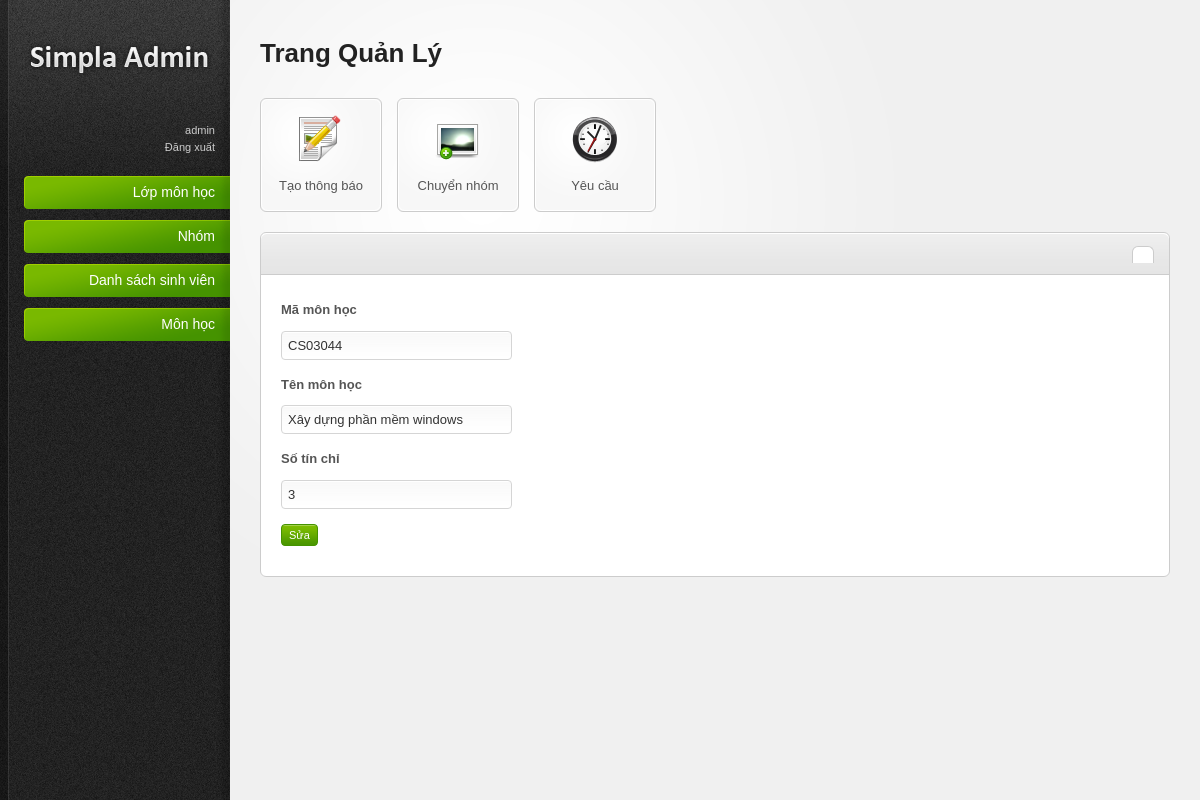
Page /admin/index.php?quanly=sua_monhoc&id_monhoc=CS03044 (signed in) on the committed database.
### tables this page shows
CREATE TABLE IF NOT EXISTS `monhoc` (
  `id_monhoc` varchar(10) NOT NULL,
  `ten_monhoc` varchar(50) NOT NULL,
  `sotinchi` int(11) NOT NULL,
  PRIMARY KEY (`id_monhoc`),
  UNIQUE KEY `ten_monhoc` (`ten_monhoc`)
);

### admin/subpage/sua_monhoc.php (the view, shortened to what this page needs)
<?php
$sql = "SELECT * from monhoc ";
$tam = $obj->query($sql);
$data = $tam->fetch();
?>
<div class="content-box">
    <div class="content-box-header">
        <?php
            include 'subpage/box.php';
        ?>
    </div>
    <div class="content-box-content">
        <div class="tab-content default-tab" id="tab1">
<form method="post" enctype="multipart/form-data">
    <p>
            <label>Mã môn học</label>
            <input readonly class="text-input small-input" id="small-input" type="text" name="id_monhoc" value="<?php echo($data['id_monhoc']); ?>">
        </p>
        <p>
            <label>Tên môn học</label>
            <input class="text-input small-input" id="small-input" type="text" name="ten_monhoc" value="<?php echo($data['ten_monhoc']); ?>">
        </p>
        <p>
            <label>Số tín chỉ</label>
            <input class="text-input small-input" id="small-input" type="text" name="sotinchi" value="<?php echo($data['sotinchi']); ?>">
        </p>
        <p>
        <button class = "button" type="submit" name="sua_mh">Sửa</button>
        </p>
</form>
</div>
</div>
</div>

### admin/resources/css/style.css (style rules this page uses)
html { font-size: 100%; height: 100%; margin-bottom: 1px; }
body { font-family: Arial, Helvetica, sans-serif; color: #555; background: #f0f0f0 url('../images/bg-body.gif') top left repeat-y; font-size: 12px; }
p { padding: 5px 0 10px 0; line-height: 1.6em; }
.button { font-family: Verdana, Arial, sans-serif; display: inline-block; background: #459300 url('../images/bg-button-green.gif') top left repeat-x !important; border: 1px solid #459300 !important; padding: 4px 7px 4px 7px !important; color: #fff !important; font-size: 11px !important; cursor: pointer; }
.content-box { border: 1px solid #ccc; margin: 0 0 20px 0; background: #fff; }
.content-box-header { background: #e5e5e5 url('../images/bg-content-box.gif') top left repeat-x; margin-top: 1px; height: 40px; }
.content-box-content { padding: 20px; font-size: 13px; border-top: 1px solid #ccc; }
form label { display: block; padding: 0 0 10px; font-weight: bold; }
form input.text-input, form select, form textarea, form .wysiwyg { padding: 6px; font-size: 13px; background: #fff url('../images/bg-form-field.gif') top left repeat-x; border: 1px solid #d5d5d5; color: #333; }
form .small-input { width: 25% !important; }

### admin/resources/css/invalid.css (style rules this page uses)
.button, #main-content table tfoot td .bulk-actions select, .pagination a.number, form input.text-input, form textarea, form .wysiwyg, form select, .dp-popup { -moz-border-radius: 4px; -webkit-border-radius: 4px; border-radius: 4px; }
.content-box, .content-box-header, ul.content-box-tabs li a.current, .shortcut-button, .notification { -moz-border-radius: 6px; -webkit-border-radius: 6px; border-radius: 6px; }
.content-box-header { -moz-border-radius-bottomleft: 0; -moz-border-radius-bottomright: 0; -webkit-border-bottom-left-radius: 0; -webkit-border-bottom-right-radius: 0; border-bottom-left-radius: 0; border-bottom-right-radius: 0; }

### rows in the picture
monhoc: id_monhoc "CS03044", ten_monhoc "Xây dựng phần mềm windows", sotinchi "3"

### other values in the picture
$_SESSION['admin'] "admin"
